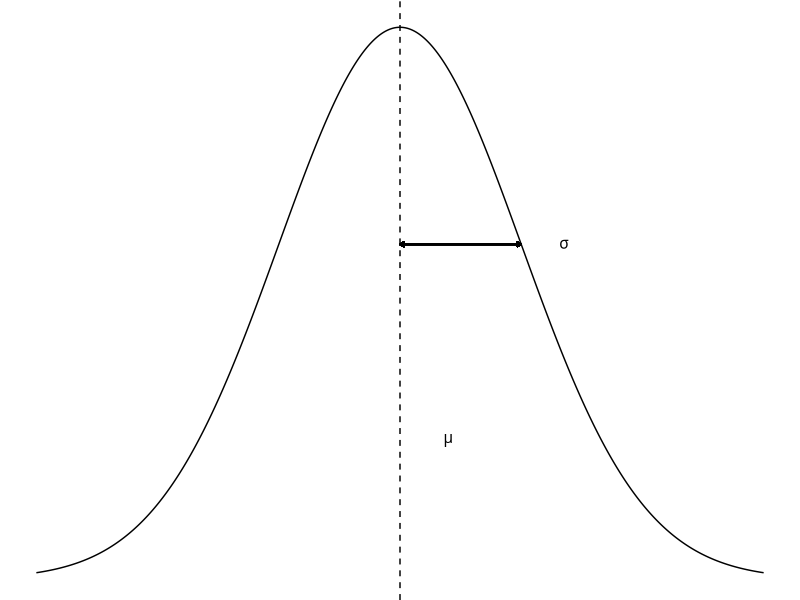

Generate this figure with R:
library(ggplot2)

x <- seq(-3, 3, .01)
y_dens <- dnorm(x)

plot_data <- data.frame(x, y_dens)

png("bell_curve.png", height = 1, width = 1, units = "in", res = 300)
ggplot(plot_data, aes(x, y_dens)) + geom_line() + theme_void() +
	geom_vline(aes(xintercept = 0), linetype = 2) +
	annotate("text", x = 0.4, y = 0.1, label = "mu", parse = TRUE) +
	geom_segment(x = 0, y = dnorm(1), xend = 1, 
		linetype = 1, arrow = arrow(ends="both", length = unit(0.05, "inches"))) +
	annotate("text", x = 1.35, y = dnorm(1), label = "sigma", parse = TRUE)
dev.off()
